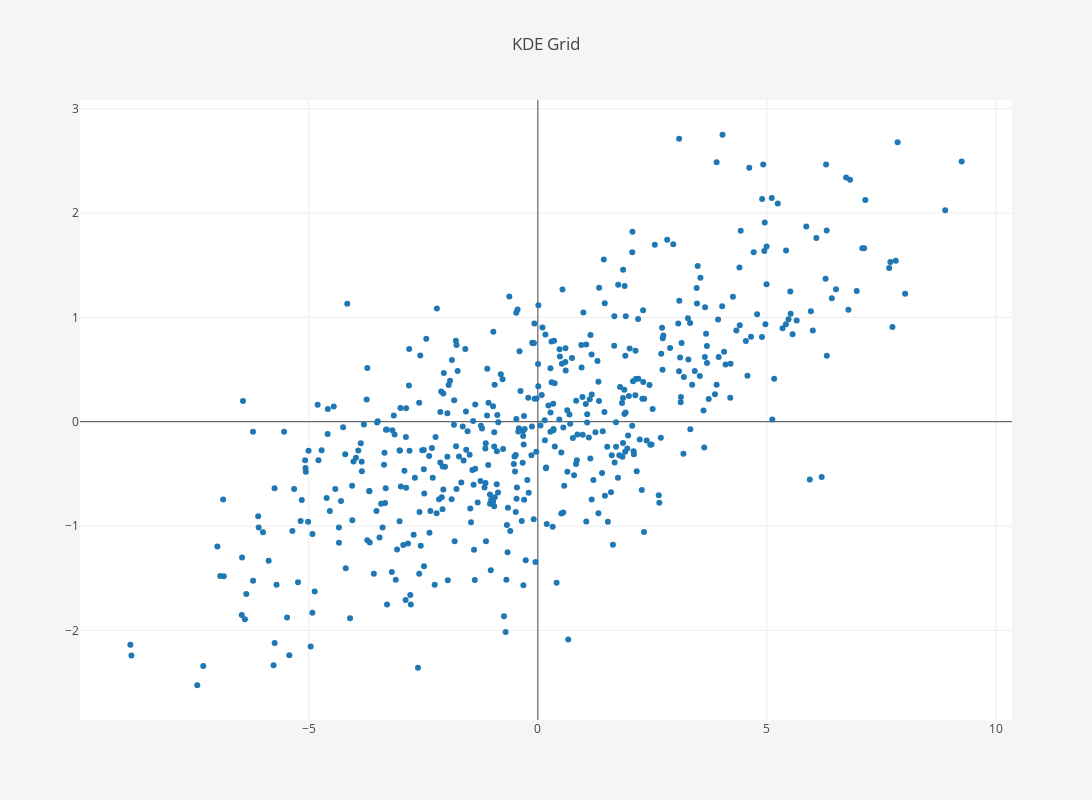

Notebook cell for this chart:
### Code cell
pts = go.Scatter(
    x=X_train[:,0],
    y=X_train[:,1],
    mode="markers"
)

layout = go.Layout(
    title="KDE Grid",
    autosize=False,
    width=1200,
    height=800,
    paper_bgcolor='#F5F5F5'
)

iplot(
    go.Figure(
        [pts],layout
    )
)

### Figure 1 — Plotly figure (JSON) as saved in the notebook; plotly's stock layout.template omitted (floating-point values rounded to 4 significant figures; data arrays with more than 128 entries replaced by an {"elided": "..."} marker saying what was removed)
{"data": [{"mode": "markers", "type": "scatter", "uid": "6cef983d-c8bc-4d18-bb81-b54c589cade0", "x": {"elided": "500 float values"}, "y": {"elided": "500 float values"}}], "layout": {"autosize": false, "height": 800, "paper_bgcolor": "#F5F5F5", "title": {"text": "KDE Grid"}, "width": 1200, "xaxis": {"autorange": true, "range": [-9.984, 10.34], "type": "linear"}, "yaxis": {"autorange": true, "range": [-2.859, 3.083], "type": "linear"}}}
